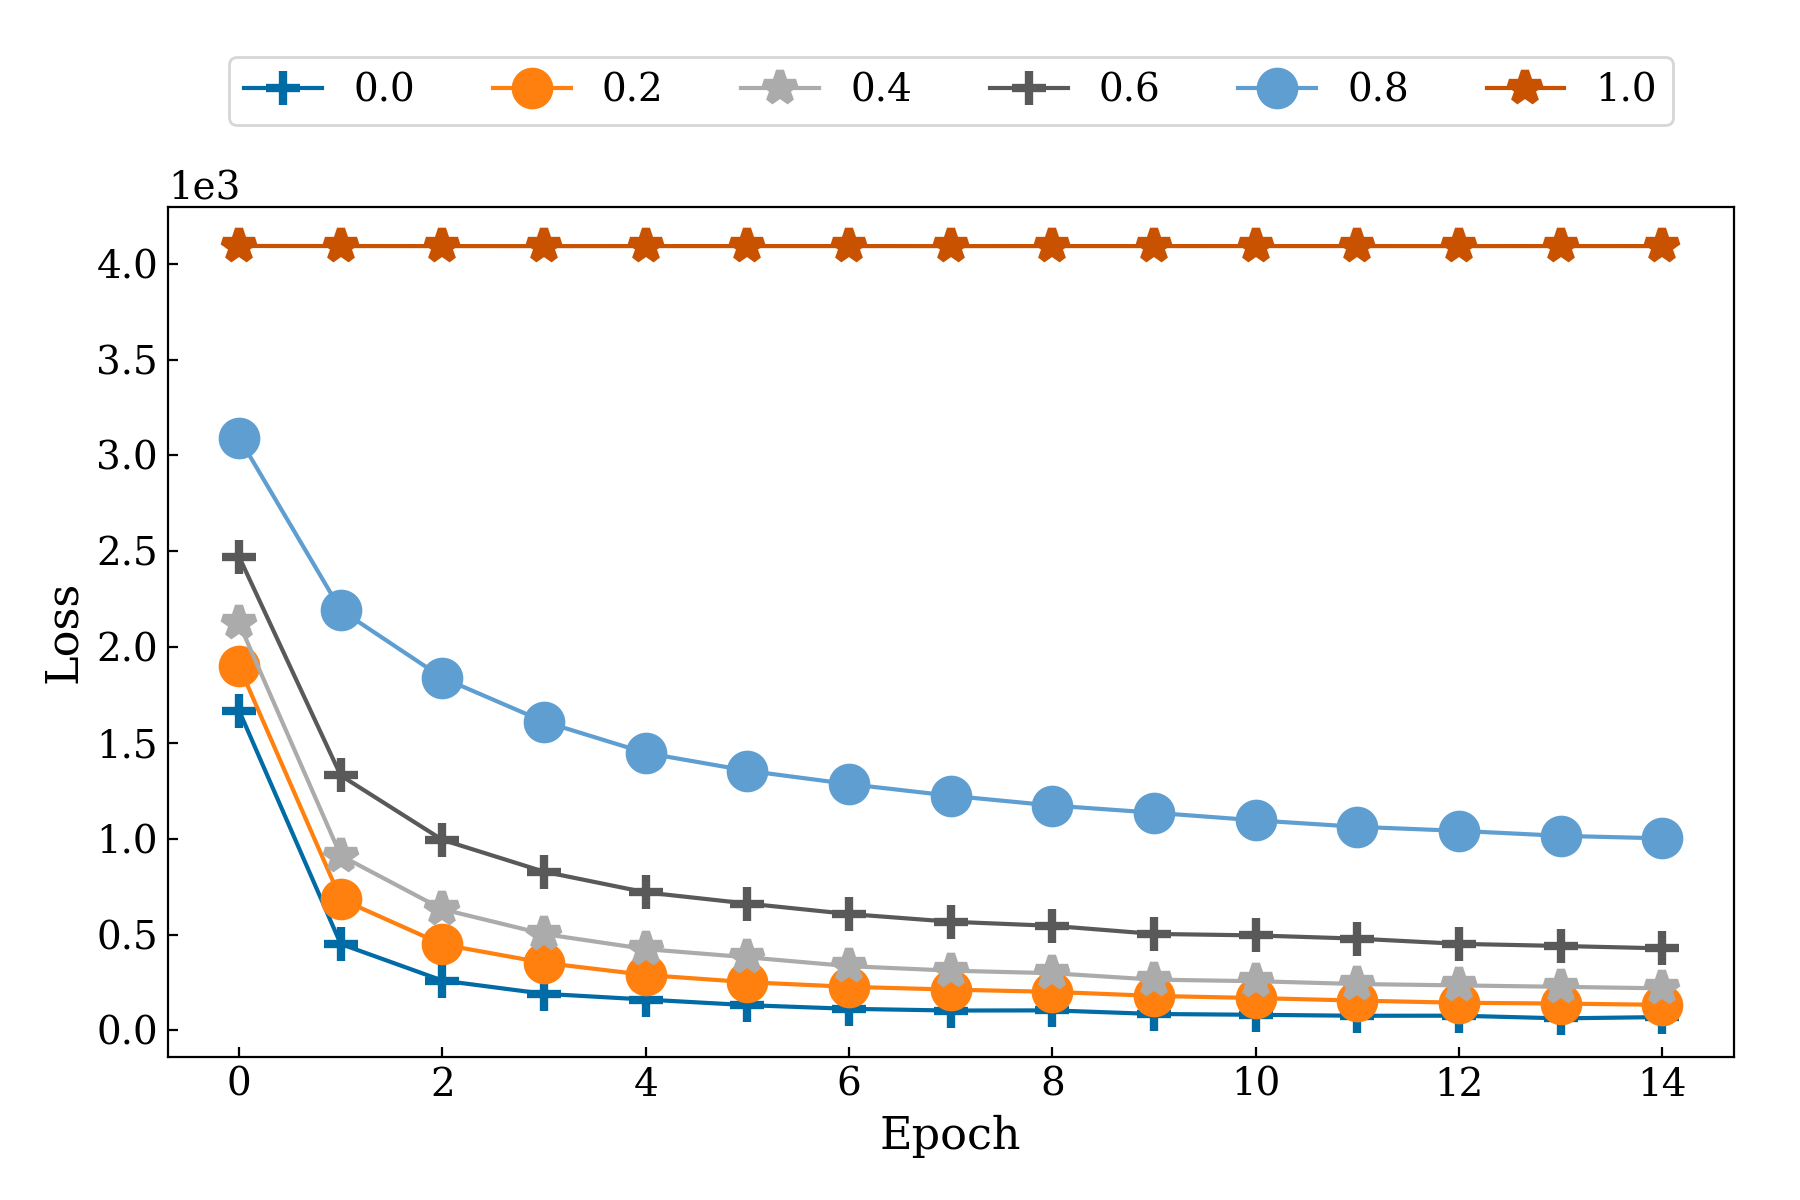

Recreate this plot in Python.
import os
import re
from pathlib import Path

import matplotlib.pyplot as plt
import numpy as np

import road_signs_cnn.common as common

colors, markers = common.setup_pyplot()

ROOT = common.OUTPUT_ROOT / "loss_dropout"
files = os.listdir(ROOT)

dropouts = [
    float(re.search("dropout=([0-9]+[.][0-9]+)", file).group(1))
    for file in files
]

for idx, (file, dropout) in list(enumerate(zip(files, dropouts)))[::2]:
    data = np.loadtxt(ROOT / file)
    plt.plot(
        data,
        "-" + markers[idx % len(markers)],
        markersize=12,
        mew=3,
        label=f"{dropout:.1f}",
    )

plt.xlabel("Epoch")
plt.ylabel("Loss")

plt.legend(bbox_to_anchor=(0.5, 1.2), loc="upper center", ncol=len(dropouts))
plt.tight_layout()

plt.savefig(Path("figures") / "loss_dropout.png")
plt.show()
